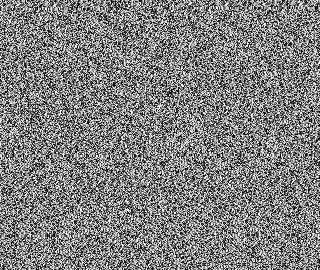
#> input picture python/pythonchallenge/challenge27/zigzag.gif, 320 x 270 px
$ python level-027.py
#> lines starting #> are read from the running program, lines starting #| are printed output that depends on the picture; after the words box and inside, x2 and y2 are one past the last pixel; in counts of white or black regions, pixels touching at a corner belong together
#!/usr/bin/env python3
# -*- coding: utf-8 -*-
# @Date     : 2018-12-18 16:08:35
# @Author   : Albert Shi
# @Link     : http://blog.csdn.net/albertsh
# @Github   : https://github.com/AlbertGithubHome
__author__ = 'AlbertS'
# @Subject  : level 28 of python challenge
#
# 思路：网页上一张图显示了一幅风景画，图上显示是在水面上，应该是在船上，画面上青山绿水，最引人注目的是一个船桨，
#       好像一个画笔一样，空中有笔画过的痕迹，看起来像M、N或者W，形如NW，还不知道具体什么含义，打开源码发现，
#       标题为between the tables，难道谜底在两个表或者桌子之间？
#
#       图片链接了一个网址"../ring/bell.html"，点击之后无法打开，需要用户名和密码，目前还没有找到，图片的名字为
#       "zigzag.jpg"，并且后面还有注释内容<!-- did you say gif? -->，原本是jpg，看完提示改为gif果然打开了另一幅图，
#       这是一幅只有黑白像素点的图，画面上应该看不出来什么线索，具体的思路应该在处理图片数据上，源码最后给了一句提示
#       <!-- oh, and this is NOT a repeat of 14 -->用来说明这关与14关不同
#
#       14关的地址为http://www.pythonchallenge.com/pc/return/italy.html，图片是一个面包圈，一圈圈向里，
#       所以把图片数据一圈圈向里得到了最终的结果，这一关已经给出提示不能那样做？不知道是不是真的
#
#       zigzag的意思是曲折的，好像是图片的上的那个折来折去，哎，既然和14关的转圈圈不一样，那会不会是相似呢？
#       可能是折来折去的，先试试
#
#       还没尝试，据说不行，还要用到调色板，先看看调色板知识吧，GIF图像格式参考一下网址：
#       http://www.cnblogs.com/think/archive/2006/04/12/372942.html，介绍的非常详细，当然很多信息都被python封装好了
#       比如调色板，可以直接调用img.getpalette()
#
#       使用调色板替换原数据，打印各自的前一部分发现，差了一个字节，对齐后逐次比较不同，在不同的像素点输出灰度图像，
#       最后得到一幅图片，上面写着not word，另一份把原数据中不同的位置的字节拼到一起是一个BZ2压缩文件，解压后得到
#       一些单词，结合前面的not word，把python关键字都去掉，剩余../ring/bell.html、switch、repeat、exec、print，
#       在把exec和print两个函数去掉，尝试后得知bell就是下一关的网址，switch和repeat分别是账号和密码
#
#
#
# 备注：1. python challenge home page : http://www.pythonchallenge.com/
#       2. current level url : http://www.pythonchallenge.com/pc/hex/speedboat.html
#       3. next level url : http://www.pythonchallenge.com/pc/ring/bell.html
#       4. curlevel username:butter password:fly
#

from PIL import Image
import requests
import bz2
import keyword

# image url
target_url = 'http://www.pythonchallenge.com/pc/hex/zigzag.gif'

def download_image():
    image_data = requests.get(target_url, auth=('butter', 'fly')).content
    with open("challenge27/zigzag.gif", "wb") as file:
        file.write(image_data)

def read_lolcal_image():
    with open("challenge27/zigzag.gif", "rb") as file:
        return file.read()

def handle_image():
    img = Image.open("challenge27/zigzag.gif")
#> img is the input picture: PIL image 320x270 P; min 0, max 255, mean 127.9
    img_date = img.tobytes()
    #print(type(img_date))
    #print(type(img_date[0]))
    #print(type(img_date[0:1]))

    palette = img.getpalette()
#> palette = 768 values, max 255 at index 183, min 0 at index 471, mean 127.5
    pixel_list = palette[::3] #RGB value is the same
#> pixel_list = 256 values, max 255 at index 61, min 0 at index 157, mean 127.5
    #print(palette)
    #print(pixel_list)

    trans_table = bytearray.maketrans(bytes([i for i in range(256)]), bytes(pixel_list))
    trans_data = img_date.translate(trans_table);

    print(img_date[:10])
#| b'\xd7\xd0\xcb\x0c\xfe<\x8bHB\xbd'
    print(trans_data[:10])
#| b'\xd0\xcb\x0c\xfe<\x8bHB\xbd\x7f'

    diff = [b'',b'']
    new_img = Image.new('1', img.size, 0)
#> new_img: PIL image 320x270 1; every value is 0
    for i in range(1, len(img_date)):
        if img_date[i]!=trans_data[i-1]:
            diff[0] += img_date[i:i+1]  # chr(img_date[i]).encode() # img_date[i].to_bytes(1, byteorder = 'little')
            new_img.putpixel(((i-1)%img.size[0], (i-1)//img.size[0]),1)
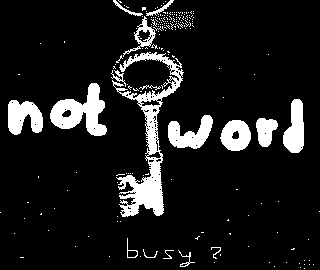
#> new_img: PIL image 320x270 1; 11% white; 203 white regions (186 under 20 px), largest, box (x1, y1, x2, y2) and area: (112, 52, 184, 217) 3076, (50, 83, 107, 136) 1524, (8, 100, 43, 135) 870
#> after the loop, diff = 2 items
    new_img.save('challenge27/27.png')
    text = bz2.decompress(diff[0])
    #print(text);
    for i in str(text,'utf-8').split():
        if not keyword.iskeyword(i):
            print(i)
#> this loop made 12000 passes
#> i on passes 1 to 3: '../ring/bell.html', 'del', 'assert'
#| ../ring/bell.html
#| repeat
#| exec
#| print
#| switch
#| exec
#| repeat
#| ../ring/bell.html
#> (further printed lines are left out)


def main():
    img_data = read_lolcal_image()
    print(img_data[:10])
    print(eval("3+7"))
    handle_image()
    t = 1
    # [5 lines of commented-out code are left out]

if __name__ == '__main__': main()


# 直接将图片字节转换成Image报错
'''
Traceback (most recent call last):
  File "E:\GitProject\Bella\python\pythonchallenge\level-027.py", line 65, in <module>
    if __name__ == '__main__': get_image()
  File "E:\GitProject\Bella\python\pythonchallenge\level-027.py", line 43, in get_image
    img = Image.open(stream)
  File "D:\Program Files\Python36\lib\site-packages\PIL\Image.py", line 2657, in open
    % (filename if filename else fp))
OSError: cannot identify image file <_io.BytesIO object at 0x000001AF3D60F7D8>
[Finished in 1.5s]
'''
# 通过打印前一部分发现，差了一个字节
'''
print(img_date[:10])
print(trans_data[:10])

b'\xd7\xd0\xcb\x0c\xfe<\x8bHB\xbd'
b'\xd0\xcb\x0c\xfe<\x8bHB\xbd\x7f'

'''

# 不同的字节解压后打印
'''
b'../ring/bell.html del assert repeat raise or class is exec return except print return switch
from exec repeat else not while assert or class class break except assert yield finally
../ring/bell.html assert ../ring/bell.html in is yield and import break def ../ring/bell.html global
repeat if yield pass exec del return def or repeat switch for else or break if global def raise lambda
and else for ../ring/bell.html pass ../ring/bell.html elif break else is except if class import assert
is lambda continue not finally global finally lambda class exec pass yield and break is assert elif def
while break elif global assert except if import pass from for repeat global raise exec finally yield
lambda class from or and break not try elif or finally yield if is raise except print lambda elif finally
is if ../ring/bell.html is while global finally return while def continue in except assert and class assert
global return finally import print import and del while raise elif print pass try switch import try try
assert while return is in if continue try in from repeat global repeat in or not from if exec try del
pass return except pass assert switch or assert ../ring/bell.html print continue try raise is for continue
lambda else for in and yield from and pass elif break finally continue from elif while or except in or print
global elif while def yield in def return lambda del finally not for ../ring/bell.html or try or from except
finally def pass exec print class break return not import except or break import break global in from import
return repeat pass yield break yield not for yield except yield in print yield class class ../ring/bell.html
repeat repeat except def lambda class try def for global ../ring/bell.html and else ../ring/bell.html in print
in global continue elif raise or is in yield is finally global from lambda global if finally from for not
raise def not assert lambda return exec import yield from print not while del elif is elif except while not
global try and global is exec ../ring/bell.html or assert break def print for raise assert not continue and
in exec from exec for ../ring/bell.html for del try break while class assert return is for print is pass from
break import from finally global repeat or import not elif class switch print class for while exec assert global
elif switch def lambda elif and repeat continue global exec switch finally except break or from continue del pass
return while assert lambda from finally while pass lambda try break lambda finally while except break yield and
raise finally try is ../ring/bell.html else yield finally exec repeat not break elif elif break while try raise
def continue while try assert for ../ring/bell.html exec pass yield in return or if import print assert global
switch print for raise switch for from del def in not try in repeat and elif in yield return assert return repeat
assert def try print while repeat from not in repeat lambda pass switch global not while except for not repeat
assert class and not class repeat try assert raise is global def del or repeat from finally yield assert for or
except return in ../ring/bell.html if and exec ../ring/bell.html break def raise and break raise raise def is def
else break repeat or import del assert assert assert assert elif global except raise except continue yield elif
def or switch raise finally elif break raise pass continue def elif def raise del global repeat and def else
finally switch pass assert continue lambda in is is while try lambda or or while not else from in continue while
finally and repeat raise lambda ../ring/bell.html for or finally switch try finally def for raise del global print
finally elif if if try continue while def print for finally in not global is lambda return return yield assert lambda
def exec repeat try repeat continue yield except lambda except def else in yield and return else yield switch from del
not is raise if in print class exec raise class if is def for switch continue pass from except is return ../ring/bell.html
yield return def pass yield from try except except import finally try assert lambda break try yield except global
raise assert global try except assert exec elif break ../ring/bell.html import finally finally except assert from and
continue exec else assert not print else ../ring/bell.html not ../ring/bell.html break if finally assert ../ring/bell.html
except assert finally break pass print and lambda if lambda is except not if except exec lambda for ../ring/bell.html
del if not global yield repeat global for break del or import ../ring/bell.html continue from break in is
repeat switch global repeat repeat continue import print import assert yield break lambda if is lambda ../ring/bell.html
finally raise except and break not pass del exec lambda for del ../ring/bell.html ../ring/bell.html if for return try
for return is assert while while class finally while from elif try elif is global break while return class try import switch
else and yield or return exec break or return repeat raise in while yield from return is class del for for not continue
if finally elif else from while or continue continue in except break class is del import and def while exec finally lambda
import global and and in and is ../ring/bell.html or yield and global try while in def try finally is del raise while from
elif ../ring/bell.html and exec yield global def exec try import while from or continue for if lambda return or yield from
while class finally or finally class yield continue try is except from or if elif while print continue raise try yield from
try is break print exec def global del not exec continue return def if switch in global switch and def else switch assert
elif continue or switch switch continue finally try pass finally ../ring/bell.html def break and try yield or lambda else
return raise return else lambda import pass print else break yield ../ring/bell.html def lambda and class except or lambda
print from not except elif raise pass from and del exec repeat try raise def not not class not return or break except elif
return not class class switch print lambda break global for switch switch or else try from import in ../ring/bell.html from
pass class except print switch is in for def raise if pass del print yield break return print elif else lambda repeat if elif
def import break lambda if lambda in for not ../ring/bell.html from try lambda except exec repeat try is continue else exec
while elif finally not switch else elif print def yield else raise break elif assert from for not exec not yield repeat
continue else yield try try in is and return break and yield import lambda raise return and not assert del ../ring/bell.html
and from or global and del break for repeat elif pass finally is in assert if lambda finally yield pass except in or continue
from assert break from or if continue pass import finally ../ring/bell.html for del or pass return switch or not continue assert
...
后面部分省略
...
'''
